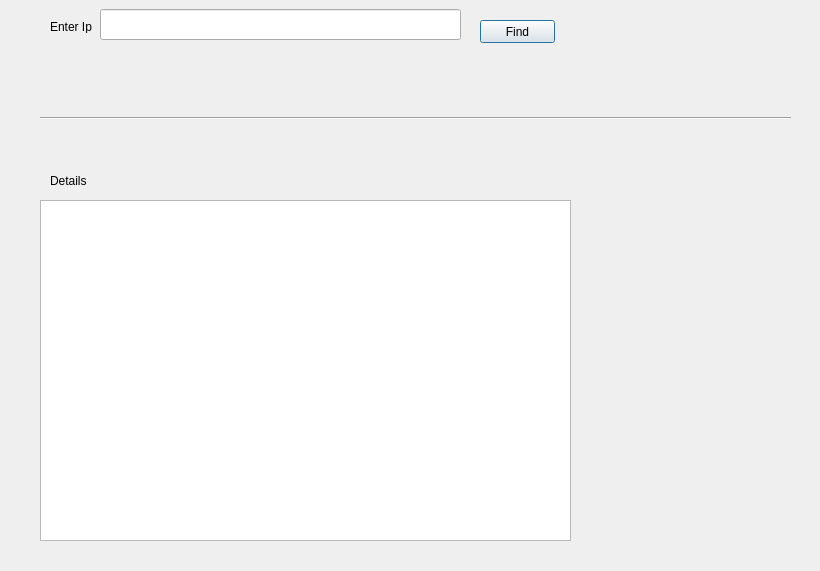
<?xml version="1.0" encoding="UTF-8"?>
<ui version="4.0">
 <class>Dialog</class>
 <widget class="QDialog" name="Dialog">
  <property name="geometry">
   <rect>
    <x>0</x>
    <y>0</y>
    <width>820</width>
    <height>571</height>
   </rect>
  </property>
  <property name="windowTitle">
   <string>Dialog</string>
  </property>
  <widget class="QLabel" name="label">
   <property name="geometry">
    <rect>
     <x>50</x>
     <y>20</y>
     <width>47</width>
     <height>13</height>
    </rect>
   </property>
   <property name="text">
    <string>Enter Ip</string>
   </property>
  </widget>
  <widget class="QLineEdit" name="inputArea">
   <property name="geometry">
    <rect>
     <x>100</x>
     <y>9</y>
     <width>361</width>
     <height>31</height>
    </rect>
   </property>
  </widget>
  <widget class="QPushButton" name="FindBTN">
   <property name="geometry">
    <rect>
     <x>480</x>
     <y>20</y>
     <width>75</width>
     <height>23</height>
    </rect>
   </property>
   <property name="text">
    <string>Find</string>
   </property>
  </widget>
  <widget class="Line" name="line">
   <property name="geometry">
    <rect>
     <x>40</x>
     <y>110</y>
     <width>751</width>
     <height>16</height>
    </rect>
   </property>
   <property name="orientation">
    <enum>Qt::Horizontal</enum>
   </property>
  </widget>
  <widget class="QLabel" name="label_2">
   <property name="geometry">
    <rect>
     <x>50</x>
     <y>170</y>
     <width>47</width>
     <height>21</height>
    </rect>
   </property>
   <property name="text">
    <string>Details</string>
   </property>
  </widget>
  <widget class="QTextBrowser" name="resultarea">
   <property name="geometry">
    <rect>
     <x>40</x>
     <y>200</y>
     <width>531</width>
     <height>341</height>
    </rect>
   </property>
  </widget>
 </widget>
 <resources/>
 <connections/>
</ui>
